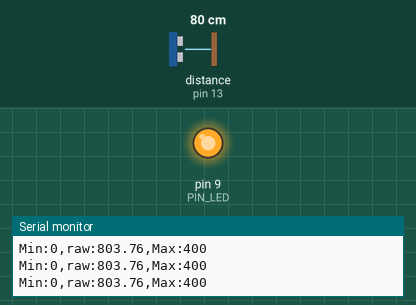
Bench run of a sketch on a simulated Arduino Uno, built with avr-gcc and run on an emulated ATmega328P. On the bench: output pins drawn as LEDs (lit = HIGH), the last lines printed to the serial monitor. Wiring (inferred from the names in the program): ultrasonic range finder: trigger pin 12; echo pin 13. Inputs (shaded band) come from the test bench; at power-on: distance to the obstacle (sensor on pin 13) 80 cm. The echo pulse lasts 58.3 µs per cm; pins used as bus, display or sensor lines are not drawn.

Above: at 1.2 s.
1.3 s: distance to the obstacle (sensor on pin 13) set to 18 cm
At 2.4 s:
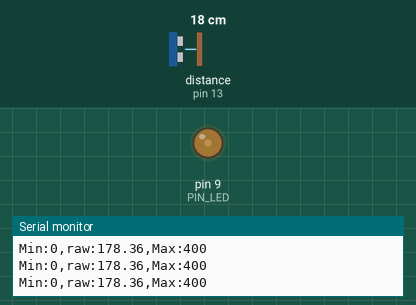
2.8 s: distance to the obstacle (sensor on pin 13) set to 2 cm
At 3.8 s:
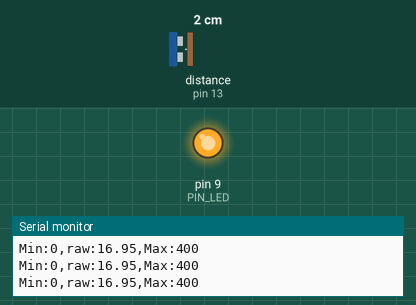
Timing chart, 0 to 5.8 s (numbered marks = the images above; inputs shaded):
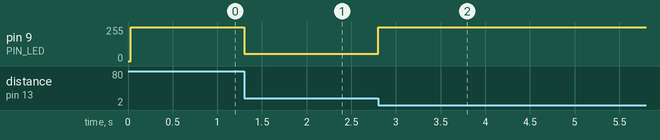

The sketch:

1006.ino
```cpp
// Arduino pin assignment
#define PIN_LED 9
#define PIN_TRIG 12
#define PIN_ECHO 13

// configurable parameters
#define SND_VEL 346.0 // sound velocity at 24 celsius degree (unit: m/s)
#define INTERVAL 25 // sampling interval (unit: ms)
#define _DIST_MIN 100 // minimum distance to be measured (unit: mm)
#define _DIST_MAX 300 // maximum distance to be measured (unit: mm)

// global variables
float timeout; // unit: us
float dist_min, dist_max, dist_raw; // unit: mm
float dist_raw_LED;
unsigned long last_sampling_time; // unit: ms
float scale; // used for pulse duration to distance conversion

void setup() {
// initialize GPIO pins
  pinMode(PIN_LED,OUTPUT);
  pinMode(PIN_TRIG,OUTPUT);
  digitalWrite(PIN_TRIG, LOW);
  pinMode(PIN_ECHO,INPUT);

// initialize USS related variables
  dist_min = _DIST_MIN;
  dist_max = _DIST_MAX;
  timeout = (INTERVAL / 2) * 1000.0; // precalculate pulseIn() timeout value. (unit: us)
  dist_raw = 0.0; // raw distance output from USS (unit: mm)
  scale = 0.001 * 0.5 * SND_VEL;

// initialize serial port
  Serial.begin(57600);

// initialize last sampling time
  last_sampling_time = 0;
}

void loop() {
// wait until next sampling time.
// millis() returns the number of milliseconds since the program started. Will overflow after 50 days.
  if(millis() < last_sampling_time + INTERVAL) return;

// get a distance reading from the USS
  dist_raw = USS_measure(PIN_TRIG,PIN_ECHO);

// output the read value to the serial port
  Serial.print("Min:0,");
  Serial.print("raw:");
  Serial.print(dist_raw);
  Serial.print(",");
  Serial.println("Max:400");

// turn on the LED if the distance is between dist_min and dist_max
  if(dist_raw < dist_min || dist_raw > dist_max) {
    analogWrite(PIN_LED, 255);
  }
  else {
    //LED밝기제어
    if (dist_raw >= 200)
    dist_raw_LED = 2.55*(dist_raw-200);
    if (dist_raw < 200)
    dist_raw_LED = -2.55*(dist_raw-200);
    analogWrite(PIN_LED, dist_raw_LED);
  }

// do something here
//  delay(50); // Assume that it takes 50ms to do something.

// update last sampling time
  last_sampling_time += INTERVAL;
}

// get a distance reading from USS. return value is in millimeter.
float USS_measure(int TRIG, int ECHO)
{
  float reading;
  digitalWrite(TRIG, HIGH);
  delayMicroseconds(10);
  digitalWrite(TRIG, LOW);
  reading = pulseIn(ECHO, HIGH, timeout) * scale; // unit: mm
  //if(reading < dist_min || reading > dist_max) reading = 0.0; // return 0 when out of range.
  return reading;
  // Pulse duration to distance conversion example (target distance = 17.3m)
  // - round trip distance: 34.6m
  // - expected pulse duration: 0.1 sec, or 100,000us
  // - pulseIn(ECHO, HIGH, timeout) * 0.001 * 0.5 * SND_VEL
  //           = 100,000 micro*sec * 0.001 milli/micro * 0.5 * 346 meter/sec
  //           = 100,000 * 0.001 * 0.5 * 346 * micro * sec * milli * meter
  //                                           ----------------------------
  //                                           micro * sec
  //           = 100 * 173 milli*meter = 17,300 mm = 17.3m
  // pulseIn() returns microseconds.
}
```

Measured:
- after the input at 1.3 s, pin 9 (PIN_LED): 255/255 → 55/255 at once
- after the input at 2.8 s, pin 9 (PIN_LED): 55/255 → 255/255 at once
